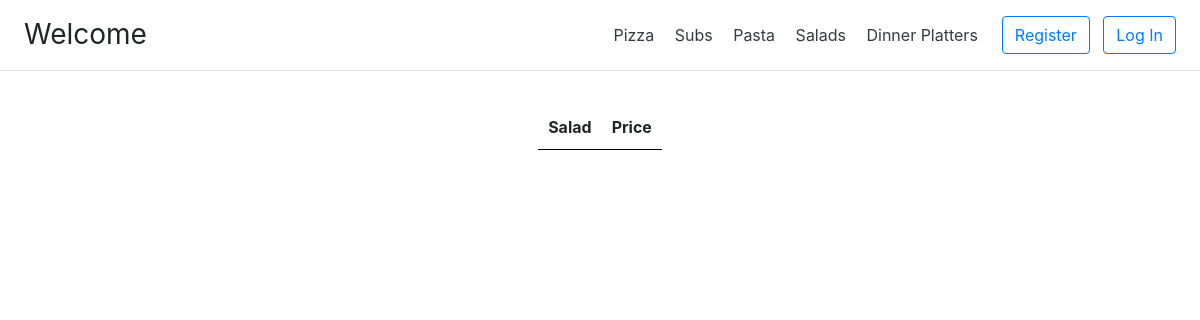
Before: /menu/salad with the older database file.
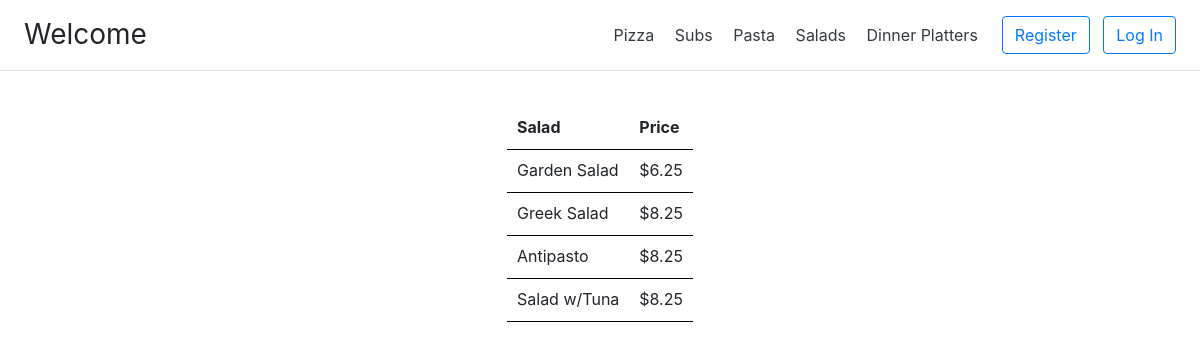
After: the same page with the newer database file.
### orders/models.py (models this page shows, shortened)
class SaladPrice(models.Model):
    classification = models.CharField(max_length=30)
    price = models.DecimalField(max_digits=6, decimal_places=2)
    class Meta:
        verbose_name_plural = "Salad Price"

### orders/views.py (the view)
# urls.py: path("menu/salad", views.salad, name="salad"),
def salad(request):
    sub_menu = SaladPrice.objects.all()
    context = {"sub_menu": sub_menu}
    route = "orders/salads.html"
    return auth_view(route, context, request)

### orders/views.py (called while the page is built)
def auth_view(route, context, request):
    context['user'] = request.user
    if request.user.is_authenticated:
        base_template = "orders/layoutAuth.html"
        context["base_template"] = base_template
        user_profile = UserProfile.objects.get(customer=request.user)
        print(f"----------------> {user_profile}")
        return render(request, route, context)
    base_template = "orders/layout.html"
    context["base_template"] = base_template
    return render(request, route, context)

### orders/templates/orders/salads.html (shortened to what this page needs)
{% extends base_template %}
{% load static %}
{% block extra %}
<link rel="stylesheet" href="{% static 'orders/main.css' %}" />
{% endblock %}
{% block body %}
<div class="container">
    <div class="row">
        <div class="col" align="center">
            <table>
                {% if user.is_authenticated %}
                <thead>
                    <tr>
                        <th scope="col" id="orderType">Salad</th>
                        <th scope="col">Price</th>
                        <th scope="col">Add to Cart</th>
                    </tr>
                </thead>
                <tbody>
                    {% for menu in sub_menu %}
                    <tr>
                        <td>{{menu.classification}}</td>
                        <td> ${{menu.price}} </td>
                        <td align="center">
                            <button type="button" class="btn btn-outline-dark" data-id="{{menu.id}}">+</button>
                        </td>
                    </tr>
                    {% endfor %}
                </tbody>
                {% else %}
                <thead>
                    <tr>
                        <th scope="col" id="orderType">Salad</th>
                        <th scope="col">Price</th>
                    </tr>
                </thead>
                <tbody>
                    {% for menu in sub_menu %}
                    <tr>
                        <td>{{menu.classification}}</td>
                        <td> ${{menu.price}} </td>
                    </tr>
                    {% endfor %}
                </tbody>
                {% endif %}
            </table>
        </div>
    </div>
</div>
{% endblock %}

Changed rows visible on the page:
added SaladPrice: classification "Garden Salad", price "6.25"
added SaladPrice: classification "Greek Salad", price "8.25"
added SaladPrice: classification "Antipasto", price "8.25"
added SaladPrice: classification "Salad w/Tuna", price "8.25"
